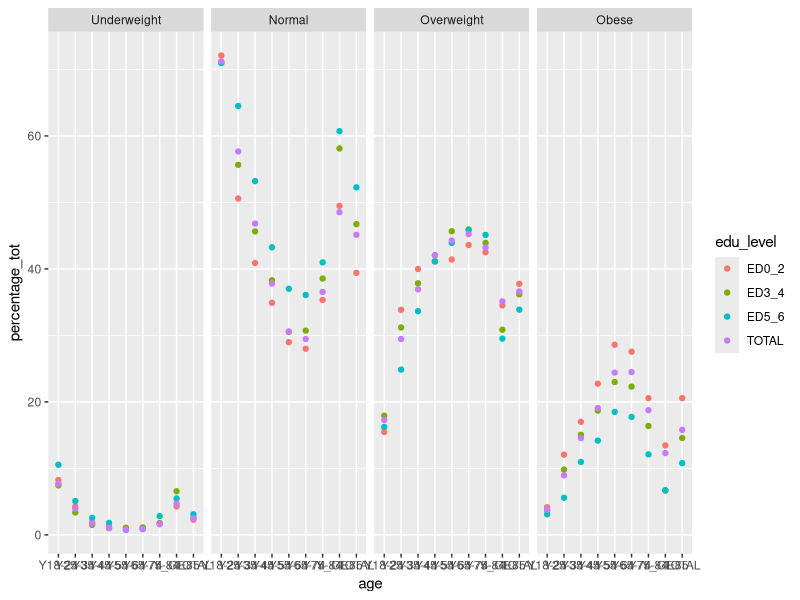
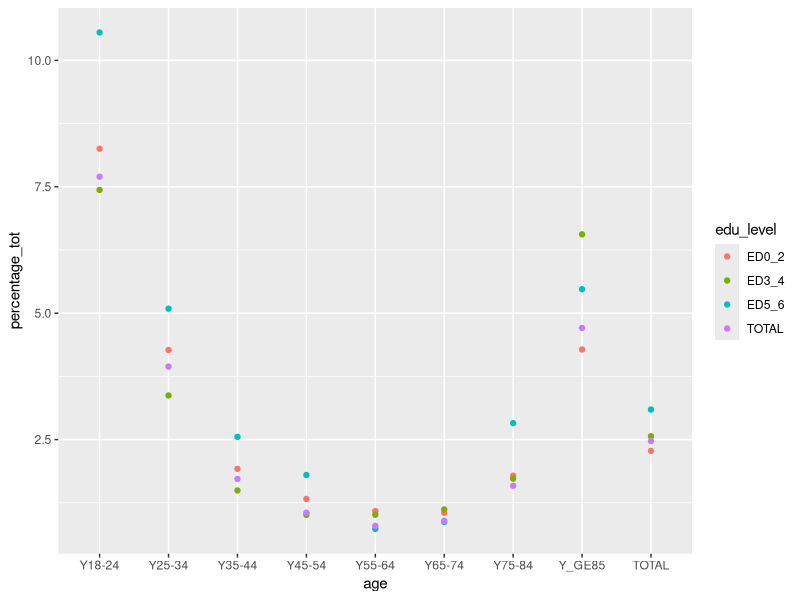
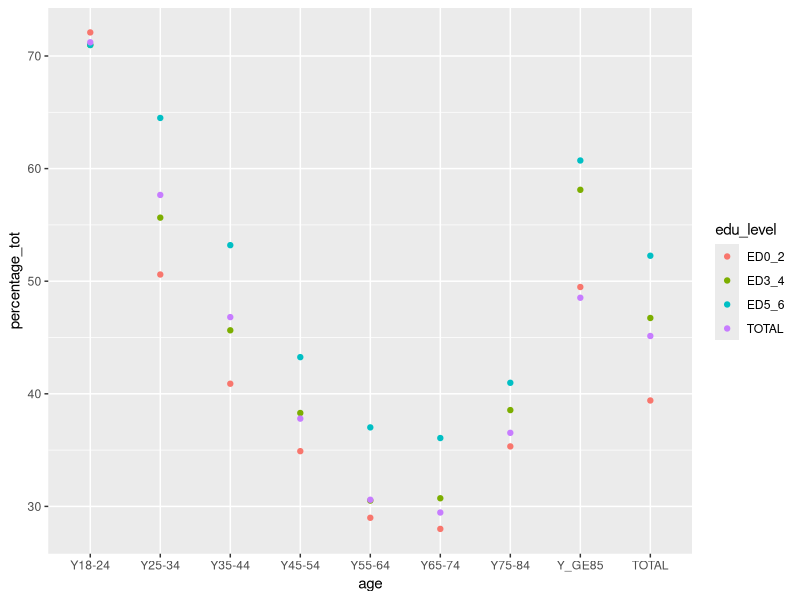
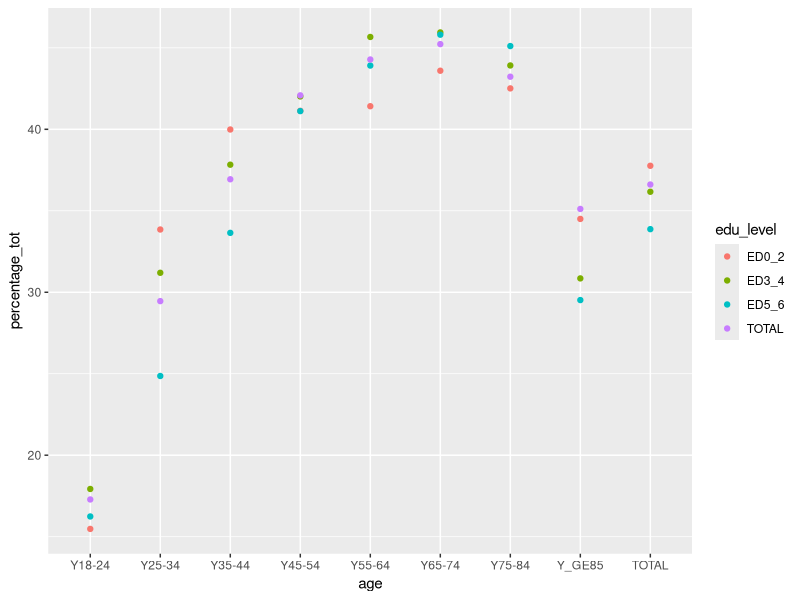
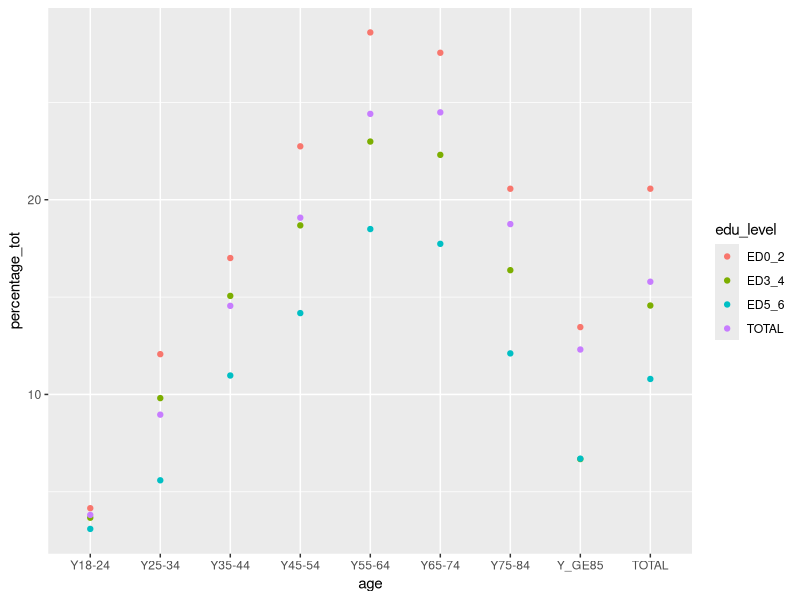

The R script that drew these images, in order:
library(tidyverse)
library(data.table)
library(stringr)

#reading data
bmi <- fread('hlth_ehis_de1.tsv', sep = '\t', stringsAsFactors = F)
head(bmi)

#Separate united columns and gathering variable edu_level.
bmi <- separate(bmi, 'time,bmi,sex,age,geo\\isced97', c('year', 'bmi', 'sex', 'age', 'country'), sep = ',', )
names(bmi)[names(bmi) == 'ED0-2'] <- 'ED0_2'
bmi <- gather(bmi, 'edu_level', 'percentage', c(TOTAL, ED0_2, ED3_4, ED5_6))

#Replacing the category of several variables to more understandable terms

bmi$bmi <- str_replace(bmi$bmi,'18P5-25','Normal')
bmi$bmi <- str_replace(bmi$bmi,'LT18P5','Underweight')
bmi$bmi <- str_replace(bmi$bmi,'25-30','Overweight')
bmi$bmi <- str_replace(bmi$bmi,'GE30','Obese')
bmi$sex <- str_replace(bmi$sex, 'F', 'Female')
bmi$sex <- str_replace(bmi$sex, 'M', 'Male')
bmi$sex <- str_replace(bmi$sex, 'T', 'Total')

#Factorizing some variables
bmi$sex <- as.factor(bmi$sex)

#Ordering some factors
bmi$bmi <- factor(bmi$bmi, levels = c('Underweight', 'Normal', 'Overweight', 'Obese'))
bmi$age <- factor(bmi$age, levels = c('Y18-24','Y25-34', "Y35-44", "Y45-54", "Y55-64", "Y65-74", 'Y75-84', 'Y_GE85', 'TOTAL'))
bmi$edu_level <- factor(bmi$edu_level, levels = c('ED0_2', 'ED3_4', 'ED5_6', 'TOTAL'))

#Eliminate 'c' and 'u' from records
bmi$percentage <- gsub(pattern = 'u|c', replacement = '', x = bmi$percentage)

#Convert percentage column to numeric class
bmi$percentage <- as.numeric(bmi$percentage)

#Remove NA's
bmi <- drop_na(bmi)

#Grouping by age, after removing country column, so we can analize in genera perspective. 
# The table with the country column will allow to analyze for each individual country if needed
bmi_tot_age <- bmi %>%
 select(bmi:age,edu_level:percentage) %>%
 group_by(age, bmi, edu_level, sex)  %>%
 summarise(percentage_tot = mean(percentage)) %>%
 arrange(age)
 

#Subsetting for TOTAL in variable sex
 
bmi_tot_age_sex <- subset(bmi_tot_age, sex == 'Total')

ggplot(bmi_tot_age_sex, aes(x = age, y = percentage_tot, col = edu_level)) + geom_point() + facet_grid(. ~ bmi)

#It is very difficult to understand the plot, so we'll subset per bmi level and analyse individually

bmi_tot_age_und <- subset(bmi_tot_age_sex, bmi == 'Underweight')
bmi_tot_age_normal <- subset(bmi_tot_age_sex, bmi == 'Normal')
bmi_tot_age_over <- subset(bmi_tot_age_sex, bmi == 'Overweight')
bmi_tot_age_obese <- subset(bmi_tot_age_sex, bmi == 'Obese')

ggplot(bmi_tot_age_und, aes(x = age, y = percentage_tot, col = edu_level)) + geom_point()
ggplot(bmi_tot_age_normal, aes(x = age, y = percentage_tot, col = edu_level)) + geom_point()
ggplot(bmi_tot_age_over, aes(x = age, y = percentage_tot, col = edu_level)) + geom_point()
ggplot(bmi_tot_age_obese, aes(x = age, y = percentage_tot, col = edu_level)) + geom_point()









